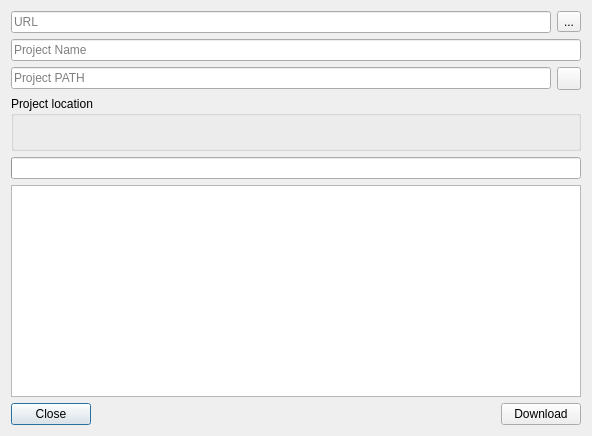
<?xml version="1.0" encoding="UTF-8"?>
<ui version="4.0">
 <class>NewProjectFromRemoteDialog</class>
 <widget class="QDialog" name="NewProjectFromRemoteDialog">
  <property name="geometry">
   <rect>
    <x>0</x>
    <y>0</y>
    <width>592</width>
    <height>436</height>
   </rect>
  </property>
  <property name="windowTitle">
   <string>Dialog</string>
  </property>
  <layout class="QVBoxLayout" name="verticalLayout_2">
   <item>
    <layout class="QHBoxLayout" name="horizontalLayout">
     <item>
      <widget class="QLineEdit" name="editUrl">
       <property name="placeholderText">
        <string>URL</string>
       </property>
      </widget>
     </item>
     <item>
      <widget class="QToolButton" name="downloadMethod">
       <property name="text">
        <string>...</string>
       </property>
       <property name="popupMode">
        <enum>QToolButton::InstantPopup</enum>
       </property>
      </widget>
     </item>
    </layout>
   </item>
   <item>
    <widget class="QLineEdit" name="editName">
     <property name="placeholderText">
      <string>Project Name</string>
     </property>
    </widget>
   </item>
   <item>
    <layout class="QHBoxLayout" name="horizontalLayout_3">
     <item>
      <widget class="QLineEdit" name="editPath">
       <property name="placeholderText">
        <string>Project PATH</string>
       </property>
      </widget>
     </item>
     <item>
      <widget class="QToolButton" name="openFolderButton">
       <property name="icon">
        <iconset resource="resources/iconactions.qrc">
         <normaloff>:/images/light/actions/document-open.svg</normaloff>:/images/light/actions/document-open.svg</iconset>
       </property>
       <property name="popupMode">
        <enum>QToolButton::InstantPopup</enum>
       </property>
      </widget>
     </item>
    </layout>
   </item>
   <item>
    <widget class="QGroupBox" name="groupBox">
     <property name="title">
      <string>Project location</string>
     </property>
     <layout class="QVBoxLayout" name="verticalLayout">
      <item>
       <widget class="QLabel" name="labelFinalPath">
        <property name="text">
         <string/>
        </property>
       </widget>
      </item>
     </layout>
    </widget>
   </item>
   <item>
    <widget class="QProgressBar" name="progressBar"/>
   </item>
   <item>
    <widget class="QTextBrowser" name="log"/>
   </item>
   <item>
    <layout class="QHBoxLayout" name="horizontalLayout_2">
     <item>
      <widget class="QPushButton" name="buttonClose">
       <property name="text">
        <string>Close</string>
       </property>
      </widget>
     </item>
     <item>
      <spacer name="horizontalSpacer">
       <property name="orientation">
        <enum>Qt::Horizontal</enum>
       </property>
       <property name="sizeHint" stdset="0">
        <size>
         <width>40</width>
         <height>20</height>
        </size>
       </property>
      </spacer>
     </item>
     <item>
      <widget class="QPushButton" name="buttonDownload">
       <property name="text">
        <string>Download</string>
       </property>
      </widget>
     </item>
    </layout>
   </item>
  </layout>
 </widget>
 <resources>
  <include location="resources/iconactions.qrc"/>
 </resources>
 <connections/>
</ui>
